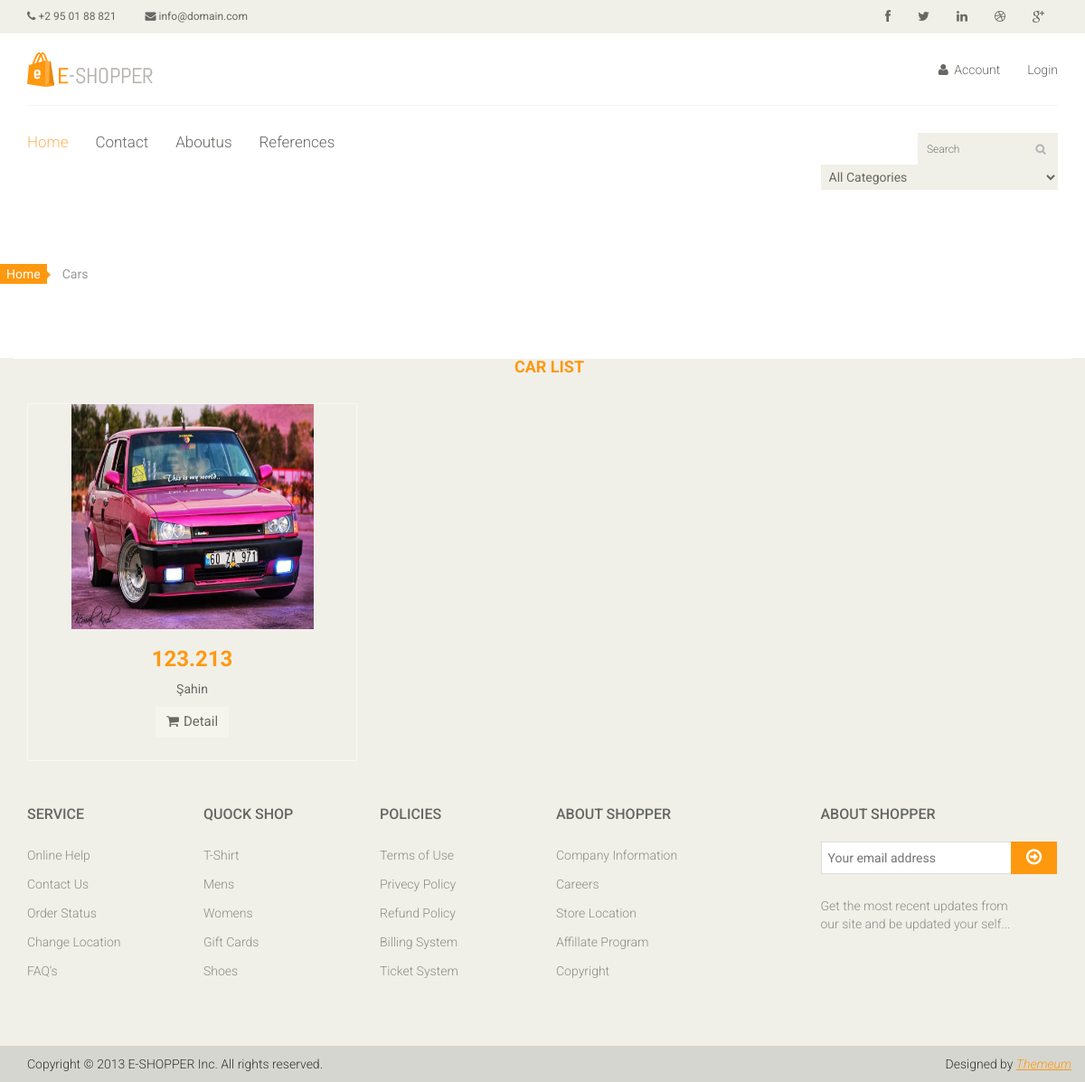
/category/13/Fiat, run on an earlier commit of the app's database.
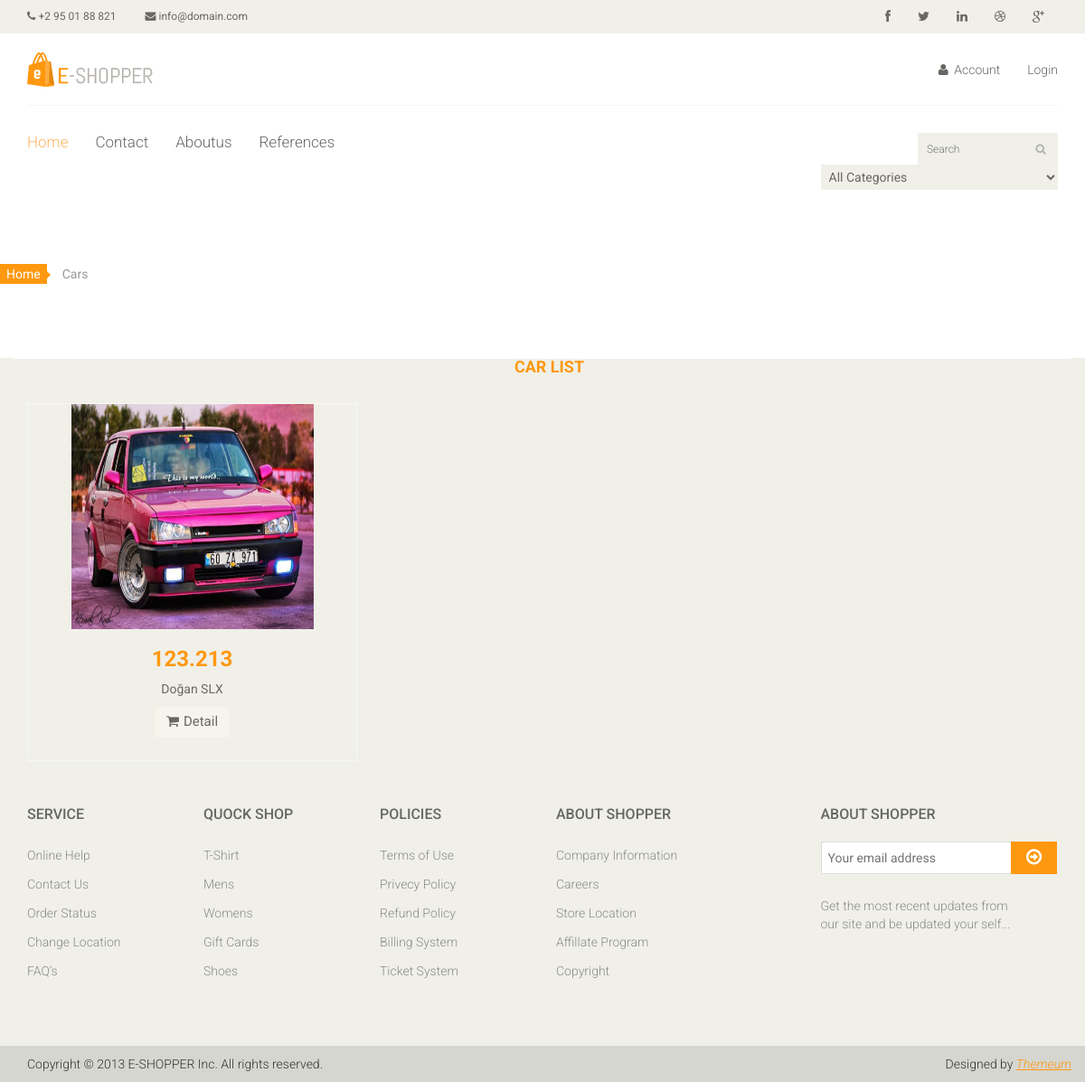
And on a later commit of the database.
### product/models.py (models this page shows, shortened)
class Product(models.Model):
    STATUS = (
        ('TRUE','EVET'),
        ('FALSE','HAYIR'),
    )
    category = models.ForeignKey(Category,on_delete= models.CASCADE) #relation with category table.
    title = models.CharField(max_length=200)
    description = models.CharField(blank=True,max_length=300)
    keywords = models.CharField(blank=True,max_length=255)
    image = models.ImageField(blank=True,upload_to='images/')
    price = models.FloatField()
    year = models.IntegerField()
    fuel = models.CharField(max_length=50)
    motor_power = models.IntegerField()
    engine_capacity = models.IntegerField()
    case_type = models.CharField(max_length=50)
    detail = RichTextUploadingField()
    slug = models.SlugField(null=False, unique=True)
    status = models.CharField(max_length=10,choices=STATUS)
    create_at = models.DateTimeField(auto_now_add=True)
    update_at = models.DateTimeField(auto_now=True)

### home/views.py (the view)
# urls.py: path('category/<int:id>/<slug:slug>', views.category_products, name='category_products'),
def category_products(request,id,slug):
    category = Category.objects.all()
    products = Product.objects.filter(category_id=id)
    context = {'category': category,
               'products': products}
    return render(request, 'category_products.html', context)

### home/templates/category_products.html (shortened to what this page needs)
{%  extends "homebase.html" %}
{% block content %}
    <div class="breadcrumbs">
				<ol class="breadcrumb">
				  <li><a href="#">Home</a></li>
				  <li class="active">Cars</li>
				</ol>
    </div>
    <div class="col-sm-12 padding-right">
					<div class="features_items">
						<h2 class="title text-center">Car List</h2>
                        {% for rs in products %}
						<div class="col-sm-4">
							<div class="product-image-wrapper">
								<div class="single-products">
									<div class="productinfo text-center">
										<img src="{{ rs.image.url }}" alt="" style="width: 268px" height="249px">
										<h2>{{ rs.price}}</h2>
										<p>{{ rs.title}}</p>
										<a href="#" class="btn btn-default add-to-cart"><i class="fa fa-shopping-cart"></i>Detail</a>
									</div>
									<div class="product-overlay">
										<div class="overlay-content">
										</div>
									</div>
								</div>
							</div>
						</div>
                        {% endfor %}
					</div>
				</div>
{% endblock %}

What changed in the data, as far as the page shows it:
changed Product: title "Şahin" → "Doğan SLX"
